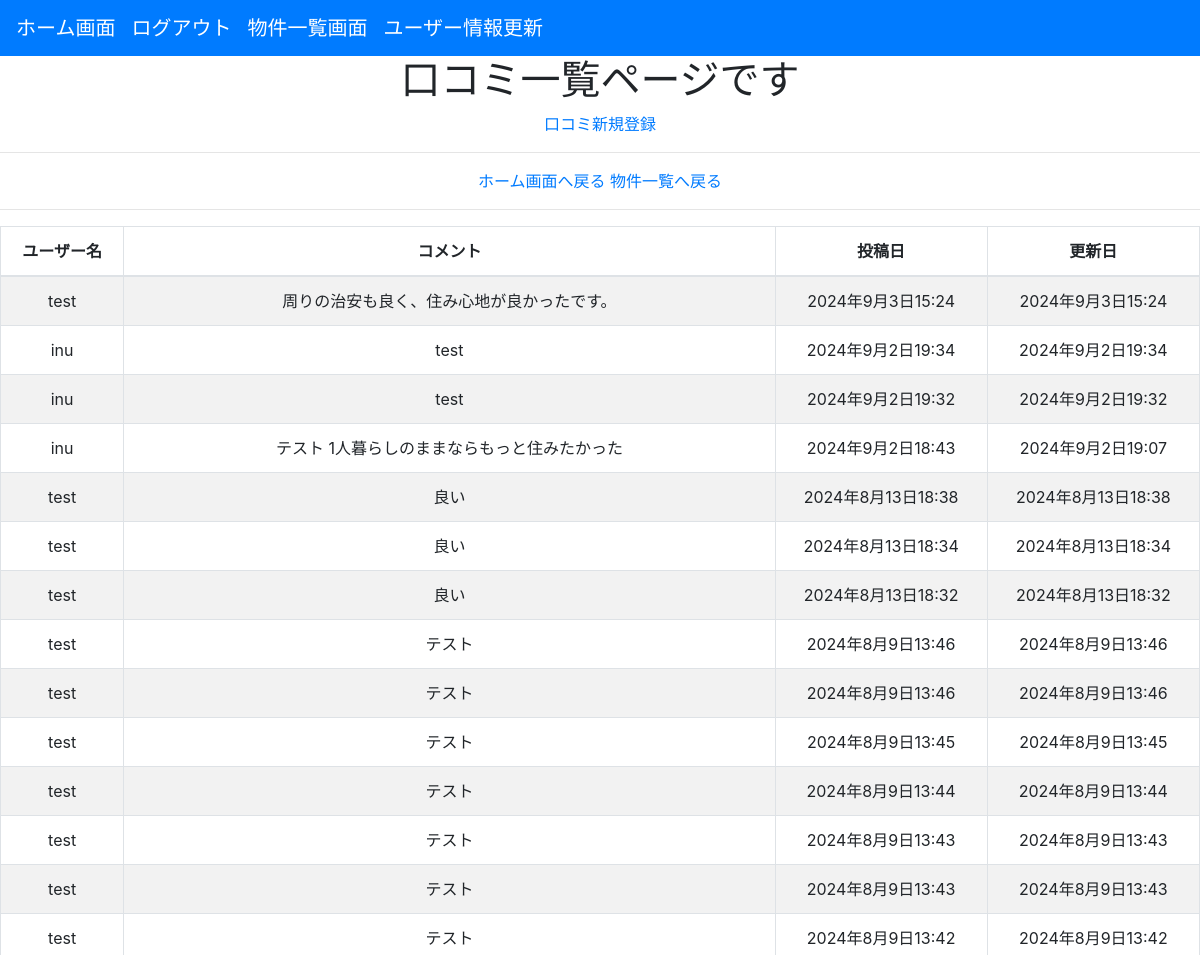
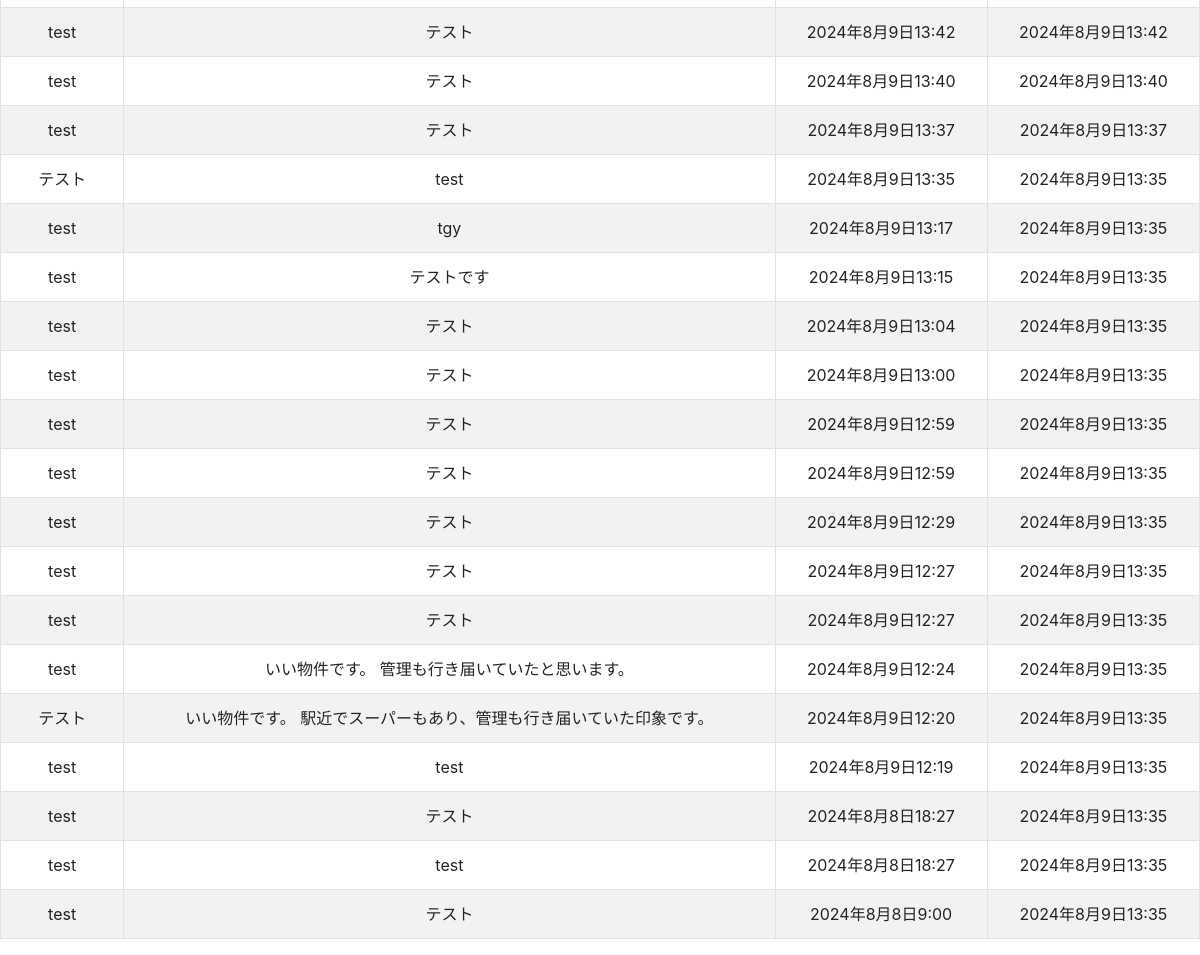
/account/list_comment/37 (signed in), run on the app's committed database (2 pictures, top to bottom).
### account/models.py (models this page shows)
class Comments(models.Model):
  username = models.CharField(max_length=255)
  comment = models.TextField()
  user = models.ForeignKey(
    'Users', on_delete=models.CASCADE, null=True
  )
  created_at=models.DateTimeField(auto_now_add=True, verbose_name='投稿日時', null=True, blank=False)
  updated_at=models.DateTimeField(auto_now=True, verbose_name='更新日時', null=True, blank=False)
  class Meta:
    db_table = 'comments'

### account/views.py (the view)
# urls.py: path('list_comment/<int:pk>', UserCommentListView.as_view(), name='list_comment'),
class UserCommentListView(ListView):
  model = Comments #一覧表示するモデル
  template_name = 'account/list_comment.html'
  context_object_name = 'user_comment'
  def get_queryset(self):
    qs = super(UserCommentListView, self).get_queryset()
    qs = qs.order_by('-id',)
    return qs

### templates/account/list_comment.html (shortened to what this page needs)
{% extends 'base.html' %}
{% block content %}
<div style='text-align: center;'>
  <h1>口コミ一覧ページです</h1>
  {% if user.is_active %}
  <p><a href='{% url 'account:add_comment' %}'>口コミ新規登録</a></p>
  <hr>
  <a href='{% url 'account:home' %}'>ホーム画面へ戻る</a>
  <a href='{% url 'house:list_house' %}'>物件一覧へ戻る</a>
  {% endif %}
  <hr>
  <table class="table table-striped table-bordered">
  <thead>
    <tr>
        <th>ユーザー名</th>
        <th>コメント</th>
        <th>投稿日</th>
        <th>更新日</th>
    </tr>
  </thead>
  <tbody>
  {% for object in object_list %}
    <tr>
      <td>{{ object.username }}</td>
      <td>{{ object.comment }}</td>
      <td>{{ object.created_at }}</td>
      <td>{{ object.updated_at }}</td>
    </tr>
  {% endfor %}
  </tbody>
</div>
{% endblock %}

### data on the page
Comments: username "test", comment "周りの治安も良く、住み心地が良かったです。", created_at "2024年9月3日15:24", updated_at "2024年9月3日15:24"
Comments: username "inu", comment "test", created_at "2024年9月2日19:34", updated_at "2024年9月2日19:34"
Comments: username "inu", comment "test", created_at "2024年9月2日19:32", updated_at "2024年9月2日19:32"
Comments: username "inu", comment "テスト 1人暮らしのままならもっと住みたかった", created_at "2024年9月2日18:43", updated_at "2024年9月2日19:07"
Comments: username "test", comment "良い", created_at "2024年8月13日18:38", updated_at "2024年8月13日18:38"
Comments: username "test", comment "良い", created_at "2024年8月13日18:34", updated_at "2024年8月13日18:34"
Comments: username "test", comment "良い", created_at "2024年8月13日18:32", updated_at "2024年8月13日18:32"
Comments: username "test", comment "テスト", created_at "2024年8月9日13:46", updated_at "2024年8月9日13:46"
Comments: username "test", comment "テスト", created_at "2024年8月9日13:46", updated_at "2024年8月9日13:46"
Comments: username "test", comment "テスト", created_at "2024年8月9日13:45", updated_at "2024年8月9日13:45"
Comments: username "test", comment "テスト", created_at "2024年8月9日13:44", updated_at "2024年8月9日13:44"
Comments: username "test", comment "テスト", created_at "2024年8月9日13:43", updated_at "2024年8月9日13:43"
Comments: username "test", comment "テスト", created_at "2024年8月9日13:43", updated_at "2024年8月9日13:43"
Comments: username "test", comment "テスト", created_at "2024年8月9日13:42", updated_at "2024年8月9日13:42"
Comments: username "test", comment "テスト", created_at "2024年8月9日13:42", updated_at "2024年8月9日13:42"
Comments: username "test", comment "テスト", created_at "2024年8月9日13:40", updated_at "2024年8月9日13:40"
Comments: username "test", comment "テスト", created_at "2024年8月9日13:37", updated_at "2024年8月9日13:37"
Comments: username "テスト", comment "test", created_at "2024年8月9日13:35", updated_at "2024年8月9日13:35"
Comments: username "test", comment "tgy", created_at "2024年8月9日13:17", updated_at "2024年8月9日13:35"
Comments: username "test", comment "テストです", created_at "2024年8月9日13:15", updated_at "2024年8月9日13:35"
Comments: username "test", comment "テスト", created_at "2024年8月9日13:04", updated_at "2024年8月9日13:35"
Comments: username "test", comment "テスト", created_at "2024年8月9日13:00", updated_at "2024年8月9日13:35"
Comments: username "test", comment "テスト", created_at "2024年8月9日12:59", updated_at "2024年8月9日13:35"
Comments: username "test", comment "テスト", created_at "2024年8月9日12:59", updated_at "2024年8月9日13:35"
Comments: username "test", comment "テスト", created_at "2024年8月9日12:29", updated_at "2024年8月9日13:35"
Comments: username "test", comment "テスト", created_at "2024年8月9日12:27", updated_at "2024年8月9日13:35"
Comments: username "test", comment "テスト", created_at "2024年8月9日12:27", updated_at "2024年8月9日13:35"
Comments: username "test", comment "いい物件です。 管理も行き届いていたと思います。", created_at "2024年8月9日12:24", updated_at "2024年8月9日13:35"
Comments: username "テスト", comment "いい物件です。 駅近でスーパーもあり、管理も行き届いていた印象です。", created_at "2024年8月9日12:20", updated_at "2024年8月9日13:35"
Comments: username "test", comment "test", created_at "2024年8月9日12:19", updated_at "2024年8月9日13:35"
Comments: username "test", comment "テスト", created_at "2024年8月8日18:27", updated_at "2024年8月9日13:35"
Comments: username "test", comment "test", created_at "2024年8月8日18:27", updated_at "2024年8月9日13:35"
Comments: username "test", comment "テスト", created_at "2024年8月8日9:00", updated_at "2024年8月9日13:35"
